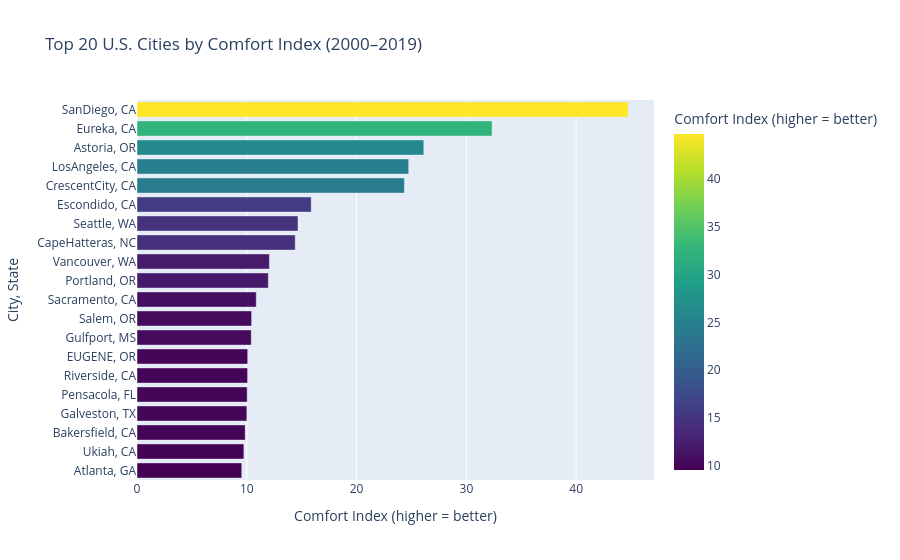

Notebook source saved alongside this figure:
### Code cell
import pandas as pd
import numpy as np
import os
import plotly.express as px

# === CONFIG ===
DATA_DIR = "data"
CITY_INFO_FILE = os.path.join(DATA_DIR, "city_info.csv")

START_YEAR = 2000
END_YEAR = 2019
LOW, HIGH = 65, 75  # °F comfort range
MIDPOINT = 70  # midpoint for comfort scoring

CITY_STATE_MAP = {
    "Lander": "WY",
    "Cheyenne": "WY",
    "Wausau": "WI",
    "Hayward": "WI",
    "EauClaire": "WI",
    "Ashland": "WI",
    "Milwaukee": "WI",
    "Madison": "WI",
    "LaCrosse": "WI",
    "GreenBay": "WI",
    "Bluefield": "WV",
    "Morgantown": "WV",
    "Wheeling": "WV",
    "Huntington": "WV",
    "Charleston": "WV",
    "Beckley": "WV",
    "Vancouver": "WA",
    "Pullman": "WA",
    "TriCities": "WA",
    "Spokane": "WA",
    "Seattle": "WA",
    "Richmond": "VA",
    "NorfolkVA": "VA",
    "Lynchburg": "VA",
    "Burlington": "VT",
    "SaltLakeCity": "UT",
    "CollegeStation": "TX",
    "SanAntonio": "TX",
    "Houston": "TX",
    "Galveston": "TX",
    "ElPaso": "TX",
    "DallasFortWorth": "TX",
    "CorpusChristi": "TX",
    "Austin": "TX",
    "Amarillo": "TX",
    "Abilene": "TX",
    "Nashville": "TN",
    "Memphis": "TN",
    "Chattanooga": "TN",
    "Mitchell": "SD",
    "SiouxFalls": "SD",
    "Huron": "SD",
    "Aberdeen": "SD",
    "Aiken": "SC",
    "GreenvilleSpartanburg": "SC",
    "ColumbiaSC": "SC",
    "Williamsport": "PA",
    "Pittsburgh": "PA",
    "Philadelphia": "PA",
    "MiddletownHarrisburg": "PA",
    "Erie": "PA",
    "KlamathFalls": "OR",
    "Portland": "OR",
    "Salem": "OR",
    "Pendleton": "OR",
    "EUGENE": "OR",
    "Astoria": "OR",
    "Stillwater": "OK",
    "Tulsa": "OK",
    "Oklahoma": "OK",
    "Zaneville": "OH",
    "Toledo": "OH",
    "Dayton": "OH",
    "ColumbusOH": "OH",
    "Cleveland": "OH",
    "Cincinnati": "OH",
    "Akron": "OH",
    "Williston": "ND",
    "GrandForks": "ND",
    "Fargo": "ND",
    "Bismarck": "ND",
    "Raleigh": "NC",
    "Charlotte": "NC",
    "CapeHatteras": "NC",
    "Asheville": "NC",
    "GlensFalls": "NY",
    "RochesterNY": "NY",
    "NewYork": "NY",
    "Buffalo": "NY",
    "Albany": "NY",
    "Roswell": "NM",
    "Clayton": "NM",
    "Albuquerque": "NM",
    "Belvidere": "NJ",
    "NewBrunswick": "NJ",
    "Trenton": "NJ",
    "Manchester": "NH",
    "Concord": "NH",
    "Winnemucca": "NV",
    "Reno": "NV",
    "Ely": "NV",
    "Elko": "NV",
    "McCook": "NE",
    "Hastings": "NE",
    "Valentine": "NE",
    "Scottsbluff": "NE",
    "Omaha": "NE",
    "NorfolkNE": "NE",
    "NorthPlatte": "NE",
    "Lincoln": "NE",
    "GrandIsland": "NE",
    "Missoula": "MT",
    "Helena": "MT",
    "Havre": "MT",
    "GreatFalls": "MT",
    "Glasgow": "MT",
    "Jefferson": "MO",
    "StLouis": "MO",
    "SpringfieldMO": "MO",
    "KansasCity": "MO",
    "ColumbiaMO": "MO",
    "Gulfport": "MS",
    "Hattiesburg": "MS",
    "Meridian": "MS",
    "Jackson": "MS",
    "SaintCloud": "MN",
    "RochesterMN": "MN",
    "Minneapolis": "MN",
    "InternationalFalls": "MN",
    "Duluth": "MN",
    "Kalamazoo": "MI",
    "Saginaw": "MI",
    "SaultSteMarie": "MI",
    "Muskegon": "MI",
    "Marquette": "MI",
    "Lansing": "MI",
    "GrandRapids": "MI",
    "Detroit": "MI",
    "Worcester": "MA",
    "Milton": "MA",
    "Boston": "MA",
    "Baltimore": "MD",
    "PortlandME": "ME",
    "Natchitoches": "LA",
    "Monroe": "LA",
    "Shreveport": "LA",
    "LakeCharles": "LA",
    "BatonRouge": "LA",
    "Louisville": "KY",
    "Lexington": "KY",
    "Topeka": "KS",
    "Goodland": "KS",
    "DodgeCity": "KS",
    "Concordia": "KS",
    "CedarRapids": "IA",
    "Spencer": "IA",
    "Waterloo": "IA",
    "SiouxCity": "IA",
    "Dubuque": "IA",
    "DesMoines": "IA",
    "SouthBend": "IN",
    "Indianapolis": "IN",
    "FortWayne": "IN",
    "Evansville": "IN",
    "Springfield": "IL",
    "Rockford": "IL",
    "Peoria": "IL",
    "Moline": "IL",
    "Chicago": "IL",
    "Lewiston": "ID",
    "Boise": "ID",
    "Savannah": "GA",
    "Macon": "GA",
    "ColumbusGA": "GA",
    "Augusta": "GA",
    "Atlanta": "GA",
    "Athens": "GA",
    "WestPalmBeach": "FL",
    "Tampa": "FL",
    "Tallahassee": "FL",
    "Pensacola": "FL",
    "Orlando": "FL",
    "Miami": "FL",
    "KeyWest": "FL",
    "Jacksonville": "FL",
    "Gainesville": "FL",
    "FortMyers": "FL",
    "WashingtonDC": "DC",
    "Wilmington": "DE",
    "Pueblo": "CO",
    "GrandJunction": "CO",
    "Denver": "CO",
    "ColoradoSprings": "CO",
    "CrescentCity": "CA",
    "Escondido": "CA",
    "Ukiah": "CA",
    "Sacramento": "CA",
    "Riverside": "CA",
    "Needles": "CA",
    "SanDiego": "CA",
    "Redding": "CA",
    "LosAngeles": "CA",
    "Fresno": "CA",
    "Eureka": "CA",
    "Bakersfield": "CA",
    "Russellville": "AR",
    "PineBluff": "AR",
    "Jonesboro": "AR",
    "Harrison": "AR",
    "LittleRock": "AR",
    "FortSmith": "AR",
    "Yuma": "AZ",
    "Tucson": "AZ",
    "Phoenix": "AZ",
    "Flagstaff": "AZ",
    "MuscleShoals": "AL",
    "Montgomery": "AL",
    "Mobile": "AL",
    "Huntsville": "AL",
    "Birmingham": "AL",
}


# === FUNCTIONS ===
def load_city_metadata():
    info = pd.read_csv(CITY_INFO_FILE)
    info = info.drop_duplicates(subset=["Name", "ID"])
    info["State"] = info["Name"].map(CITY_STATE_MAP)
    if info["State"].isna().any():
        missing = info.loc[info["State"].isna(), "Name"].unique().tolist()
        raise ValueError(f"Missing state mapping for: {missing}")
    return info[["Name", "ID", "Lat", "Lon", "State"]]


def load_city_data(city_id):
    path = os.path.join(DATA_DIR, f"{city_id}.csv")
    if not os.path.exists(path):
        return None
    df = pd.read_csv(path, parse_dates=["Date"])
    df = df[(df["Date"].dt.year >= START_YEAR) & (df["Date"].dt.year <= END_YEAR)]
    if df.empty:
        return None
    df["tavg"] = df["tmax"]  # test: use high temps only
    return df


def average_comfortable_days_per_year(df):
    """Compute the average number of 65–75°F days per year for this city."""
    df = df.dropna(subset=["tavg"])
    df["year"] = df["Date"].dt.year
    yearly_counts = df.groupby("year")["tavg"].apply(
        lambda s: s.between(LOW, HIGH).sum()
    )
    return yearly_counts.mean(), len(yearly_counts)


def compute_comfort_index(df):
    """
    Asymmetric comfort scoring:
      - Ideal: 65–75°F → high score
      - Cooler: mild penalty
      - Hotter: strong penalty
    """
    df = df.dropna(subset=["tavg"]).copy()

    # Asymmetric Gaussian weighting:
    # cooler side (<=70°F) -> sigma=7  | warmer side (>70°F) -> sigma=4
    def comfort_weight(t):
        if t <= MIDPOINT:
            return np.exp(-0.5 * ((t - MIDPOINT) / 7) ** 2)
        else:
            return np.exp(-0.5 * ((t - MIDPOINT) / 2) ** 2)

    df["comfort_score"] = df["tavg"].apply(comfort_weight)

    avg_comfort = df["comfort_score"].mean() * 100  # percent-like scale
    temp_std = df["tavg"].std()
    mean_dev = np.abs(df["tavg"] - MIDPOINT).mean()

    # combine: high comfort, low variability, small deviation = good
    # feel free to tune these weights
    comfort_index = avg_comfort - (0.5 * temp_std) - (0.3 * mean_dev)
    return comfort_index, avg_comfort, temp_std, mean_dev


def analyze_all_cities():
    info = load_city_metadata()
    results = []

    for _, row in info.iterrows():
        city, cid, lat, lon, state = (
            row["Name"],
            row["ID"],
            row["Lat"],
            row["Lon"],
            row["State"],
        )
        df = load_city_data(cid)
        if df is None:
            continue

        avg_comfy, n_years = average_comfortable_days_per_year(df)
        comfort_index, avg_comfort, temp_std, mean_dev = compute_comfort_index(df)

        results.append(
            {
                "city": city,
                "state": state,
                "id": cid,
                "latitude": lat,
                "longitude": lon,
                "avg_comfortable_days_per_year": avg_comfy,
                "years_with_data": n_years,
                "avg_comfort_score_pct": avg_comfort,
                "temp_std_dev": temp_std,
                "mean_deviation_from_70": mean_dev,
                "comfort_index": comfort_index,
            }
        )

    results_df = pd.DataFrame(results)
    results_df = results_df.sort_values(by="comfort_index", ascending=False)
    return results_df


def plot_top_cities(df, top_n=20):
    top = df.head(top_n).copy()
    top["city_label"] = top["city"] + ", " + top["state"]
    fig = px.bar(
        top,
        x="comfort_index",
        y="city_label",
        orientation="h",
        color="comfort_index",
        color_continuous_scale="Viridis",
        title=f"Top {top_n} U.S. Cities by Comfort Index (2000–2019)",
        labels={
            "comfort_index": "Comfort Index (higher = better)",
            "city_label": "City, State",
        },
    )
    fig.update_layout(yaxis={"categoryorder": "total ascending"})
    fig.write_image("top_comfortable_cities.png", scale=2)
    fig.show()


def plot_satellite_map(df):
    df = df.copy()
    df["city_label"] = df["city"] + ", " + df["state"]

    # Normalize comfort_index for marker size (positive range)
    min_ci = df["comfort_index"].min()
    max_ci = df["comfort_index"].max()
    df["size_scaled"] = 5 + 20 * (df["comfort_index"] - min_ci) / (max_ci - min_ci)
    fig = px.scatter_map(
        df,
        lat="latitude",
        lon="longitude",
        color="comfort_index",
        hover_name="city_label",
        size="size_scaled",
        color_continuous_scale="Viridis",
        zoom=3,
        center={"lat": 39.8283, "lon": -98.5795},
        title="U.S. Cities Comfort Index (2000–2019)",
    )

    fig.update_traces(
        text=df["city_label"],
        mode="markers+text",
        textposition="top center",
        textfont={"size": 10, "color": "black"},
    )

    fig.update_layout(
        mapbox_style="satellite-streets",
        mapbox_zoom=3,
        mapbox_center={"lat": 39.5, "lon": -98.35},
        margin={"r": 0, "t": 30, "l": 0, "b": 0},
    )
    fig.write_image("comfortable_cities_map.png", scale=2)
    fig.show()


results = analyze_all_cities()
results.to_csv("comfortable_days_summary.csv", index=False)
print("Saved summary to comfortable_days_summary.csv")

plot_top_cities(results)
plot_satellite_map(results)

### Figure 1 — Plotly figure (JSON) as saved in the notebook; plotly's stock layout.template omitted (floating-point values rounded to 4 significant figures)
{"data": [{"hovertemplate": "Comfort Index (higher = better)=%{marker.color}<br>City, State=%{y}<extra></extra>", "legendgroup": "", "marker": {"color": [44.73, 32.34, 26.12, 24.75, 24.35, 15.87, 14.66, 14.41, 12.06, 11.96, 10.86, 10.44, 10.41, 10.08, 10.07, 10.04, 10.01, 9.856, 9.736, 9.54], "coloraxis": "coloraxis", "pattern": {"shape": ""}}, "name": "", "orientation": "h", "showlegend": false, "textposition": "auto", "type": "bar", "x": [44.73, 32.34, 26.12, 24.75, 24.35, 15.87, 14.66, 14.41, 12.06, 11.96, 10.86, 10.44, 10.41, 10.08, 10.07, 10.04, 10.01, 9.856, 9.736, 9.54], "xaxis": "x", "y": ["SanDiego, CA", "Eureka, CA", "Astoria, OR", "LosAngeles, CA", "CrescentCity, CA", "Escondido, CA", "Seattle, WA", "CapeHatteras, NC", "Vancouver, WA", "Portland, OR", "Sacramento, CA", "Salem, OR", "Gulfport, MS", "EUGENE, OR", "Riverside, CA", "Pensacola, FL", "Galveston, TX", "Bakersfield, CA", "Ukiah, CA", "Atlanta, GA"], "yaxis": "y"}], "layout": {"barmode": "relative", "coloraxis": {"colorbar": {"title": {"text": "Comfort Index (higher = better)"}}, "colorscale": [[0, "#440154"], [0.1111, "#482878"], [0.2222, "#3e4989"], [0.3333, "#31688e"], [0.4444, "#26828e"], [0.5556, "#1f9e89"], [0.6667, "#35b779"], [0.7778, "#6ece58"], [0.8889, "#b5de2b"], [1, "#fde725"]]}, "legend": {"tracegroupgap": 0}, "title": {"text": "Top 20 U.S. Cities by Comfort Index (2000–2019)"}, "xaxis": {"anchor": "y", "domain": [0, 1], "title": {"text": "Comfort Index (higher = better)"}}, "yaxis": {"anchor": "x", "categoryorder": "total ascending", "domain": [0, 1], "title": {"text": "City, State"}}}}
